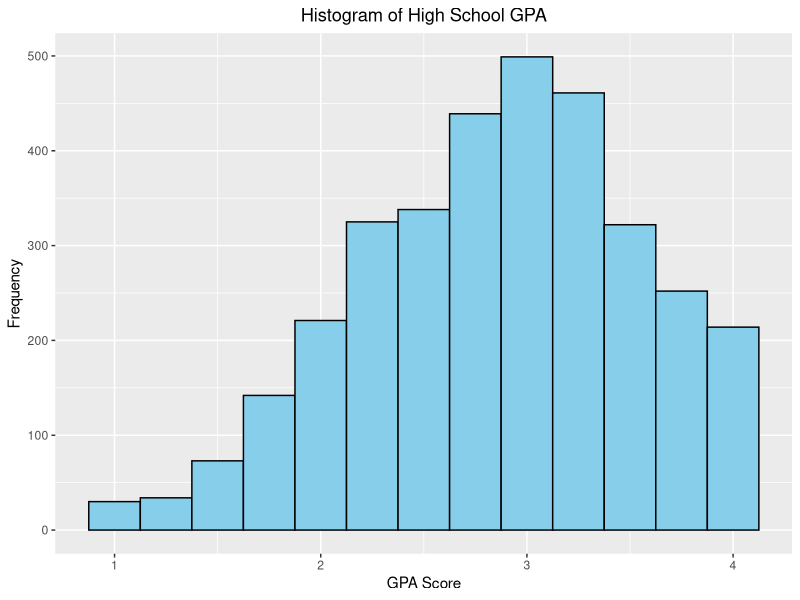

The R script that drew this image: (Note: this script raises an error after producing the figure.)
library(haven)
library(tidyr)
library(dplyr)
library(readr)
library(ggplot2)
library(corrplot)
library(scales)

# read in the full dataset 
df <- read.csv("data/preprocessed/inference_base.csv")
custom_format <- function(x) {
  ifelse(x == floor(x), as.integer(x), format(x, nsmall = 1))
}

# dimensions of df 
cat("Dimensions of dataframe:", dim(df))

# chart 1 - TARGET distribution -------
ggplot(df, aes(x = hs_avg_score)) +
  geom_histogram(binwidth = 0.25, fill = "skyblue", color = "black") +
  ggtitle("Histogram of High School GPA") +
  xlab("GPA Score") +
  ylab("Frequency") +
  theme(plot.title = element_text(hjust = 0.5))  # Center the title

# chart 2 - Box plot of GPA by Child Edu Status and Kindergarten Attendance -----

# Define the desired order of categories for child_edu_level
desired_order <- c("Completed college/grad","Some college, tech", "Completed high school", 
                   "Less than high school")

# Convert child_edu_level into a factor variable with the desired order
df$child_edu_level <- factor(df$child_edu_level, levels = desired_order)

# box plot 
ggplot(subset(df, complete.cases(child_edu_level, child_attend_kindergarten)), 
       aes(x=child_edu_level, y = hs_avg_score, fill=child_attend_kindergarten)) +
  geom_boxplot(position = position_dodge()) +
  labs(title = "Kindergarten Attendance Impact on High School GPA", y = "GPA Score",
       fill="Kindergarten Attended", x='Child Educational Attainment')+
  scale_fill_manual(values = c("yes" = "skyblue", "no" = "salmon"))+
  theme(axis.text.y = element_text(angle = 0, vjust = 0.5, hjust = 0.5, size = 8, face = "bold"), 
        axis.text.x = element_text(size = 8, face = "bold"),
        axis.title.y = element_text(size = 10, face = "bold"),
        axis.title.x = element_text(size = 10, face = "bold"),
        plot.title = element_text(hjust = 0.5, face = "bold"),
        legend.position = c(0.92, 0.12), 
        legend.text = element_text(size = 9, hjust = 0.5, face = "bold"), 
        legend.title = element_text(size = 10,face = "bold"),
        legend.background = element_rect(fill = "transparent", colour = NA),
        legend.box.just = "right",
        strip.text.x = element_text(size = 9, face = "bold"),
        title = element_text(size = 11)) + 
  labs(fill = "Kindergarten") + 
  scale_x_discrete(labels = wrap_format(20), limits=rev)
ggsave("data/plots/ka-hsgpa.png", 
       dpi=300, width=2000, height=1200, units="px", bg="transparent")


# chart 3 - Child education outcomes by parent eduction 

# Summarize data for Child Edu barplot 
summary <- df[!is.na(df$child_edu_level),] %>% group_by(povstatus, parents_edustatus_w1, child_edu_level) %>%
  summarise(count = n(), .groups = 'drop') 
summary$child_edu_num <- factor(summary$child_edu_level, 
                                levels=c("Completed college/grad","Some college, tech",
                                         "Completed high school", NA))

summary <- summary %>% arrange(povstatus, parents_edustatus_w1, child_edu_num) %>% 
  group_by(povstatus, parents_edustatus_w1) %>%
  mutate(total = sum(count), percent = (count/total),
         cum_count = cumsum(count), 
         cum_percent = cum_count / total) %>% ungroup()

# bar plot for Child Edu Level by income and parent education 

ggplot(data = summary[!is.na(summary$child_edu_num),], 
                   aes(fill = parents_edustatus_w1, y = cum_percent, x = child_edu_num)) +
  geom_bar(position = "dodge", stat = "identity",  colour = "black") + facet_wrap(~povstatus) +
  scale_fill_manual(values = c("lightblue","darkorange")) + 
  scale_color_manual(values = c('steelblue4','sienna4')) + coord_flip() +
  theme(axis.text.y = element_text(angle = 0, vjust = 0.5, hjust=0.5, size=8, face="bold"), 
        axis.text.x = element_text(size = 8, face = "bold"),
        axis.title.y = element_text(size = 10, face = "bold"),
        axis.title.x = element_text(size = 10, face = "bold"),
        plot.title = element_text(hjust = 0.5, face = "bold"),
        legend.position = "bottom", legend.text = element_text(size = 9, face="bold"),
        strip.text.x = element_text(size = 9, face = "bold"),
        title = element_text(size=11)) + 
  scale_x_discrete(labels = wrap_format(15)) +
  xlab('') + ylab('Percentage') +
  ggtitle('Variation in Education Outcomes by Parents\' Education')+
  labs(fill='') +
  scale_y_continuous(labels = custom_format)

ggsave("data/plots/education-outcome-by-parents-edu.png", 
       dpi=300, width=2000, height=1200, units="px", bg="transparent")

# chart 4 - High School GPA by Family Income 
ggplot(df[!is.na(df$povstatus), ], aes(x=povstatus, y=hs_avg_score, fill=parents_edustatus_w1)) +
  geom_boxplot() +
  ggtitle("Child High School GPA by Parents\' Education") +
  xlab("Family Income") +
  ylab("GPA Score") +
  theme_minimal() +
  theme(axis.text.x = element_text(angle = 45, hjust = 1))+
  theme(plot.title = element_text(hjust = 0.5))  # Center the title


summary <- df[!is.na(df$child_edu_level),] %>% group_by(cm1ethrace_w1, child_edu_level) %>%
  summarise(count = n(), .groups = 'drop') 
summary$child_edu_num <- factor(summary$child_edu_level, 
                                levels=c("Completed college/grad","Some college, tech",
                                         "Completed high school", "Less than high school"))

summary <- summary %>% arrange(cm1ethrace_w1, child_edu_num) %>% 
  group_by(cm1ethrace_w1) %>%
  mutate(total = sum(count), percent = (count/total),
         cum_count = cumsum(count), 
         cum_percent = cum_count / total) %>% ungroup()
summary$Race <- summary$cm1ethrace_w1
summary$EduMetric <- ifelse(summary$child_edu_level == "Less than high school", 
                            summary$percent, summary$cum_percent)

ggplot(data = summary[(!is.na(summary$child_edu_num) & !is.na(summary$Race)),], 
       aes(fill = Race, y = EduMetric, x = child_edu_num, colour = Race)) +
  geom_bar(position = "dodge", stat = "identity", width=0.66) +
  scale_fill_manual(values = c('steelblue','sienna2', 'seagreen3')) +
  scale_color_manual(values = c('steelblue4','sienna4', 'seagreen4')) +
  theme(axis.text.y = element_text(angle = 0, vjust = 0.5, hjust = 0.5, size = 8, face = "bold"), 
        axis.text.x = element_text(size = 8, face = "bold"),
        axis.title.y = element_text(size = 10, face = "bold"),
        axis.title.x = element_text(size = 10, face = "bold"),
        plot.title = element_text(hjust = 0.5, face = "bold"),
        legend.text = element_text(size = 9, face = "bold"), 
        legend.title = element_text(size = 10,face = "bold"),
        strip.text.x = element_text(size = 9),
        title = element_text(size = 11)) +
  scale_x_discrete(labels = wrap_format(15), limits=rev) +
  xlab('Education outcome') + ylab('Percentage') +
  ggtitle("Educational outcomes by race")

ggsave("data/plots/education-outcome-by-race.png", 
       dpi=300, width=2000, height=1200, units="px", bg="transparent")



# get low-income families
df_low_inc <- df[df$povstatus == "low-income",]

# boxplot of hs_avg_score by parents_edustatus_w1 (Good Plot!!)
ggplot(df, aes(x=povstatus, y=hs_avg_score, fill=parents_edustatus_w1)) +
  geom_boxplot() +
  ggtitle("Boxplot of hs_avg_score by parents_edustatus_w1") +
  xlab("parents_edustatus_w1") +
  ylab("hs_avg_score") +
  theme_minimal() +
  theme(axis.text.x = element_text(angle = 45, hjust = 1))

# boxplot of high school gpa by child_edu_level
ggplot(df_low_inc, aes(x=child_edu_level, y=hs_avg_score)) +
  geom_boxplot() +
  ggtitle("Boxplot of hs_avg_score by child_edu_level") +
  xlab("child_edu_level") +
  ylab("hs_avg_score") +
  theme_minimal() +
  theme(axis.text.x = element_text(angle = 60, hjust = 1))

